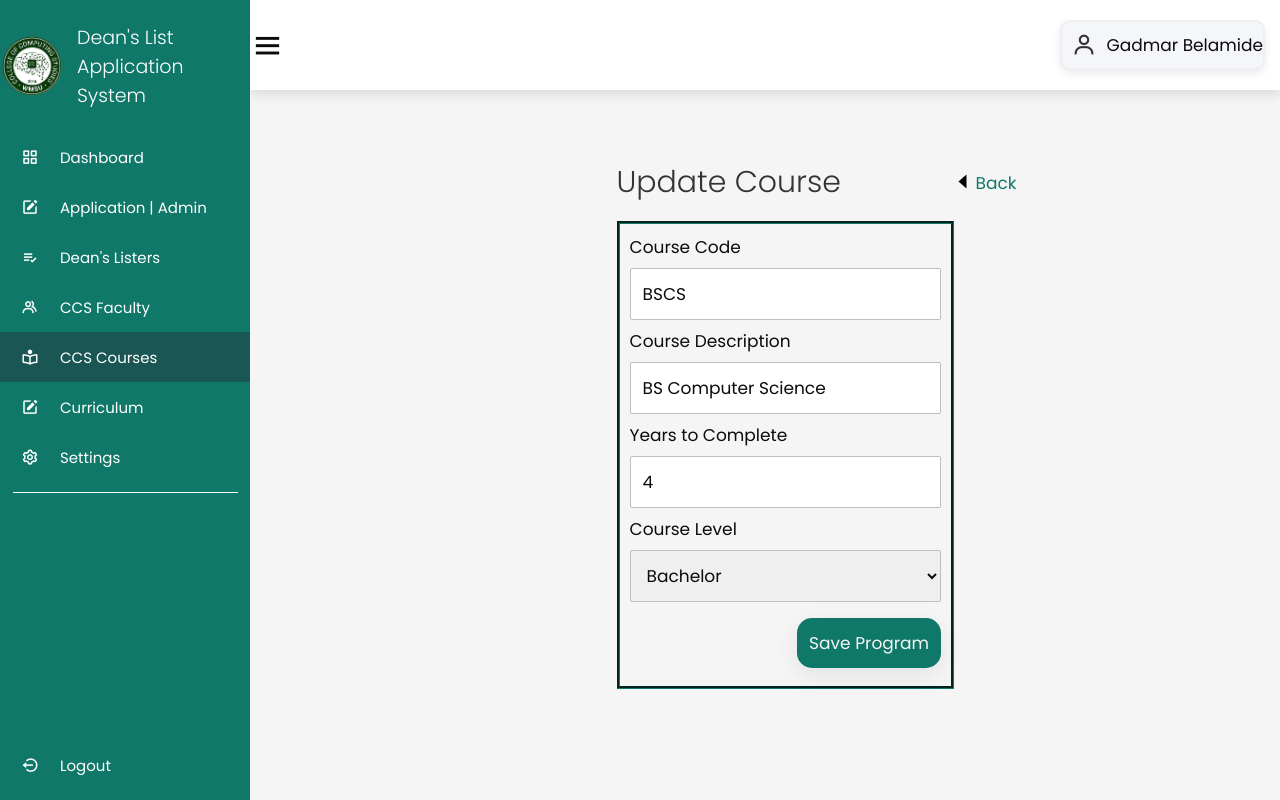
Page /programs/editprogram.php?id=1 (signed in) on the committed database.
### tables this page shows
CREATE TABLE `programs` (
  `id` int(11) NOT NULL,
  `code` varchar(255) NOT NULL,
  `description` varchar(255) NOT NULL,
  `years` int(11) NOT NULL,
  `level` varchar(255) NOT NULL,
  `cet` double NOT NULL,
  `status` varchar(20) NOT NULL,
  `created_at` timestamp NOT NULL DEFAULT current_timestamp(),
  `updated_at` timestamp NOT NULL DEFAULT current_timestamp() ON UPDATE current_timestamp()
);

### class/program.class.php (called while the page is built, shortened)
<?php
require_once 'database.php';
Class Program{
    protected $db;
    function __construct()
    {
        $this->db = new Database();
    }
    function fetch($record_id){
        $sql = "SELECT * FROM programs WHERE id = :id;";
        $query=$this->db->connect()->prepare($sql);
        $query->bindParam(':id', $record_id);
        if($query->execute()){
            $data = $query->fetch();
        }
        return $data;
    }
}
?>

### class/database.php (called while the page is built)
<?php
class Database{
    private $host = 'localhost';
    private $database = 'u237957316_deanlist';
    private $username = 'u237957316_deanlist';
    private $password = 'U=lGFvA2ii3';
    protected $connection;
    function connect(){
        try
			{
				$this->connection = new PDO("mysql:host=$this->host;dbname=$this->database",
											$this->username, $this->password);
			}
			catch (PDOException $e)
			{
				echo "Connection error " . $e->getMessage();
			}
        return $this->connection;
    }
}
?>

### programs/editprogram.php (the view, shortened to what this page needs)
<?php
    require_once '../class/program.class.php';
    $program = new Program;
    if(isset($_POST['save'])){
        $program->id = $_POST['program-id'];
        $program->code = htmlentities($_POST['code']);
        $program->old_code = htmlentities($_POST['old-code']);
        $program->description = htmlentities($_POST['description']);
        $program->years = $_POST['years'];
        $program->level = $_POST['level'];
        if(validate_add_program($_POST)){
            if($program->edit()){
                header('location: programs.php');
            }
        }
    }else{
        if ($program->fetch($_GET['id'])){
            $data = $program->fetch($_GET['id']);
            $program->code = $data['code'];
            $program->description = $data['description'];
            $program->years = $data['years'];
            $program->level = $data['level'];
        }
    }
?>
<!DOCTYPE html>
<html lang="en">
<head>
    <link rel="stylesheet" href="https://cdn.jsdelivr.net/npm/boxicons@latest/css/boxicons.min.css">
    <link href="../css/style.css" rel="stylesheet">
    <link rel="stylesheet" href="//code.jquery.com/ui/1.13.2/themes/base/jquery-ui.css">
</head>
<body>
    <div class="side-bar">
        <br>
        <div class="logo-details">
            <img class="logo" style="margin-left:2px"src="ccslogo.png" width ="55" height = "60">
            <span class="logo-name">Dean's List Application <br> System</span>
		</div>
        <br>
        <ul class="nav-links">
            <li>
                <a href="../dashboard/dashboard.php">
                    <i class='bx bx-grid-alt' ></i>
                    <span class="links-name">Dashboard</span>
                </a>
            </li>
            <?php if ($_SESSION['user_type'] == 'admin') { ?>
                <li>
                    <a href="../apply/admin-application.php">
                        <i class='bx bxs-edit'></i>
                        <span class="links-name">Application | Admin</span>
                    </a>
                </li>
            <?php } ?>
            <li>
                <a href="../listers/listers.php">
                <i class='bx bx-list-check'></i>
                    <span class="links-name">Dean's Listers</span>
                </a>
            </li>
            <li>
                <a href="../faculty/faculty.php">
                    <i class='bx bx-group' ></i>
                    <span class="links-name">CCS Faculty</span>
                </a>
            </li>
            <li>
                <a href="../programs/programs.php" class="active">
                    <i class='bx bx-book-reader'></i>
                    <span class="links-name">CCS Courses</span>
                </a>
            </li>
            <?php if($_SESSION['user_type'] == 'admin') { ?>
            <li>
                <a href="../curriculum/curriculum.php">
                <i class='bx bxs-edit'></i>
                    <span class="links-name">Curriculum</span>
                </a>
            </li>
            <?php } ?>
            <?php if ($_SESSION['user_type'] == 'admin') { ?>
            <li>
                <a href="../settings/settings.php">
                    <i class='bx bx-cog'></i>
                    <span class="links-name">Settings</span>
                </a>
            </li>
            <?php } ?>
            <hr class="line">
            <li id="logout-link">
                <a class="logout-link" href="../login/logout.php" title="Logout">
                    <i class='bx bx-log-out-circle'></i>
                    <span class="links-name">Logout</span>
                </a>
            </li>
        </ul>
    </div>
    <section class="home-section">
        <nav>
            <div class="side-bar-button">
                <i class='bx bx-menu small'></i>
            </div>
            <div class="profile-details">
                <i class='bx bx-user'></i>
                <?php echo '<span class="admin-name">'.$_SESSION['user_firstname'].' '.$_SESSION['user_lastname'].'</span>'; ?>
            </div>
        </nav>
        <div class="home-content">
        <div class="table-container">
            <div class="table-heading form-size">
                <h3 class="table-title">Update Course</h3>
                <a class="back" href="programs.php"><i class='bx bx-caret-left'></i>Back</a>
            </div>
            <br>
            <div class="add-form-container">
                <form class="add-form" action="editprogram.php" method="post">
                    <label for="code">Course Code</label>
                    <input type="text" id="code" name="code" required placeholder="Enter Course Code" value="<?php if(isset($_POST['code'])) { echo $_POST['code']; } else { echo $program->code; }?>">
                    <label for="description">Course Description</label>
                    <input type="text" id="description" name="description" required placeholder="Enter Program Description" value="<?php if(isset($_POST['description'])) { echo $_POST['description']; } else { echo $program->description; }?>">
                    <label for="years">Years to Complete</label>
                    <input type="number" id="years" min="1" max="5" name="years" required value="<?php if(isset($_POST['years'])) { echo $_POST['years']; } else { echo $program->years; }?>">
                    <label for="level">Course Level</label>
                    <select name="level" id="level">
                        <option value="Bachelor" <?php if(isset($_POST['level'])) { if ($_POST['level'] == 'Bachelor') echo ' selected="selected"'; } elseif ($program->level == 'Bachelor') echo ' selected="selected"'; ?>>Bachelor</option>
                    </select>
                    <input type="submit" class="button" value="Save Program" name="save" id="save">
                </form>
            </div>
        </div>
    </div>
</body>
</html>

### css/style.css (style rules this page uses)
* { font-family:'Poppins', sans-serif; margin: 0; padding: 0; box-sizing: border-box; font-size: 17px; color : rgb(11, 11, 11); outline: none; border:none; text-decoration: none; }
.button { background-color:#107869; color: #f5f5f5; border: none; text-decoration-color: #f5f5f5; }
input, select { width: 100%; padding: 12px; margin: 8px 0; border-radius: 2px; box-sizing: border-box; border: 1px solid rgb(190, 190, 190); }
label { margin-right: 20px; }
.side-bar { position: fixed; top: 0; left: 0; width: 200px; height: calc(100vh); background-color: #107869; z-index: 2000; font-family: var(--lato); transition: .3s ease; overflow: hidden; scrollbar-width: none; }
.side-bar .logo-details { height: 80px; display: flex; align-items: center; }
.side-bar .logo-details .logo { font-size: 28px; font-weight: 800; min-width: 60px; justify-items: center; }
.side-bar .logo-details .logo-name { color: #fff; font-size: 19px; font-weight: 300; align-items: center; display: block; margin-left: 15px; }
.side-bar .nav-links { padding: 0 !important; height: calc(100vh); }
.side-bar .nav-links li { position: relative; list-style: none; height: 50px; width: 100%; }
.side-bar .nav-links li a { height: 100%; width: 100%; display: flex; align-items: center; text-decoration: none; }
.side-bar .nav-links .active { background-color: #1A5653; }
.side-bar .nav-links li i { min-width: 60px; text-align: center; font-size: 18px; color: #fff; }
.side-bar .nav-links li a .links-name { color: #fff; font-size: 15px; font-weight: 400; white-space: nowrap; }
.side-bar .nav-links .line { margin: 10px auto; width: 90%; height: 1px; border: 0; border-top: 1px solid white; }
.home-section { position: relative; background-color: #f5f5f5; min-height: calc(100vh); width: calc(100% - 250px); left: 250px; }
.home-section nav { position: fixed; top:0; left:20; right:20; z-index: 1000; background-color: var(--white); display: flex; padding-top: 2rem; padding-bottom: 2rem; box-shadow: var(--box-shadow); align-items: center; justify-content: space-between; }
.home-section nav .side-bar-button { display: flex; align-items: center; font-size: 24px; font-weight: 500; }
nav .side-bar-button i { font-size: 35px; margin-right: 10px; }
.home-section nav .profile-details { display: flex; align-items: center; background: #f5f6fa; border: 2px solid #efeef1; border-radius: 10px; height: 50px; min-width: 190px; box-shadow: 0 4px 8px 0 rgba(0,0,0,0.08); margin-right: 15px; }
.home-section nav .profile-details i { font-size: 25px; font-weight: 500; color: #333; margin: 0 10px; white-space: nowrap; }
.table-title { font-weight: 300; font-size: 30px; text-align: left; color: #333; margin-left:20px 0; display: inline; }
.table-container { position: relative; top: 80px; padding: 40px; }
.table-container .button { display: inline; float: right; width: fit-content; border-radius: 15px; box-shadow: 0 7px 25px rgba(0, 0, 0, 0.08); background-color: #107869; }
.table-container .table-heading { display: flex; justify-content: space-between; height: 25px; align-items: center; }
.home-section .home-content { position: relative; }
#logout-link { position: absolute; bottom: 0; margin-bottom: 10px; }
.add-form-container { display: flex; flex-direction: row; width: 40%; margin-left:33%; border-style: groove; border-color:#107869; padding:10px; }
.form-size { max-width: 400px; margin-left: 33%; }
a.back { text-decoration: none; display: flex; justify-content: left; color: #107869; }
.bx-caret-left { font-size: 24px; color: black; }
:root { --main-color:#107869; --black:#222; --white:#fff; --light-black:#777; --light-white:#fff9; --dark-bg:rgba(0,0,0,.7); --light-bg:#eee; --border:.1rem solid var(--black); --box-shadow:0 .5rem 1rem rgba(0,0,0,.1); --text-shadow:0 1.5rem 3rem rgba(0,0,0,.3); }
html { font-size: 62.5%; overflow-x: hidden; }
section { padding:5rem 10%; }

### rows in the picture
programs: code "BSCS", description "BS Computer Science", years "4", level "Bachelor"

### other values in the picture
$_SESSION['user_firstname'] "Gadmar"
$_SESSION['user_lastname'] "Belamide"
